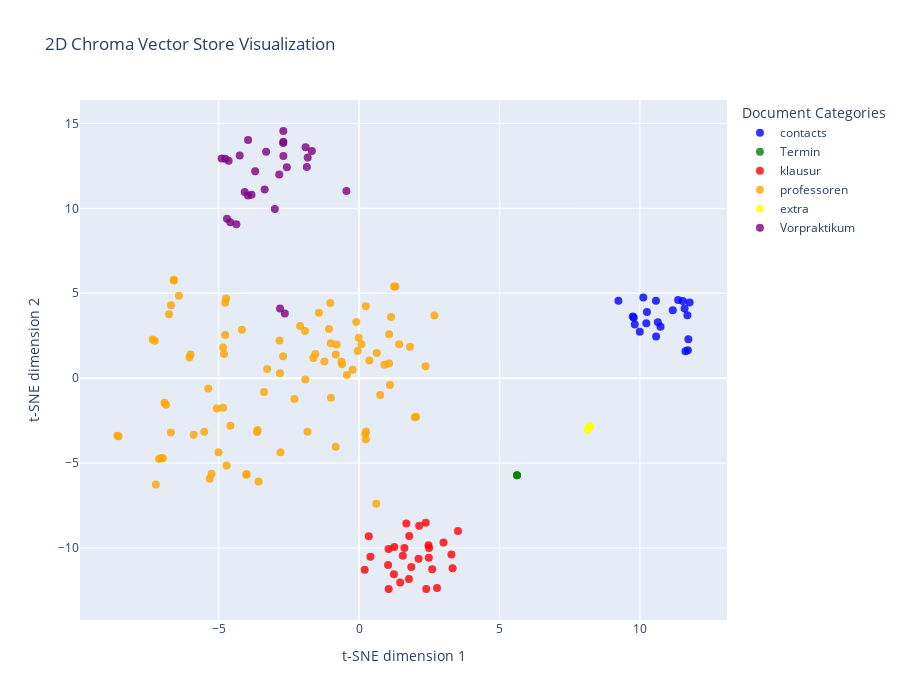

Notebook cell for this chart:
### Code cell
# 2D t-SNE Visualization
tsne_2d = TSNE(n_components=2, random_state=42)
reduced_vectors_2d = tsne_2d.fit_transform(vectors)

fig_2d = go.Figure()

for doc_type, color in type_color_map.items():
    # Match the indices from our vector list
    indices = [i for i, t in enumerate(v_doc_types) if t == doc_type]
    
    if not indices:
        continue
        
    fig_2d.add_trace(go.Scatter(
        x=reduced_vectors_2d[indices, 0],
        y=reduced_vectors_2d[indices, 1],
        mode='markers',
        marker=dict(size=8, color=color, opacity=0.8),
        name= doc_type,
        # v_docs contains the raw text strings we pulled from Chroma
        text=[f"Type: {doc_type}<br>Text: {v_docs[i][:150]}..." for i in indices],
        hoverinfo='text'
    ))

fig_2d.update_layout(
    title='2D Chroma Vector Store Visualization',
    xaxis_title='t-SNE dimension 1',
    yaxis_title='t-SNE dimension 2',
    width=900,
    height=700,
    legend_title_text='Document Categories'
)

fig_2d.show()
